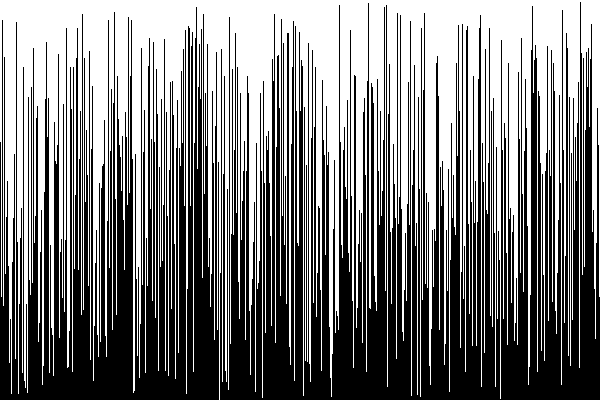
Frame 1 (no input)
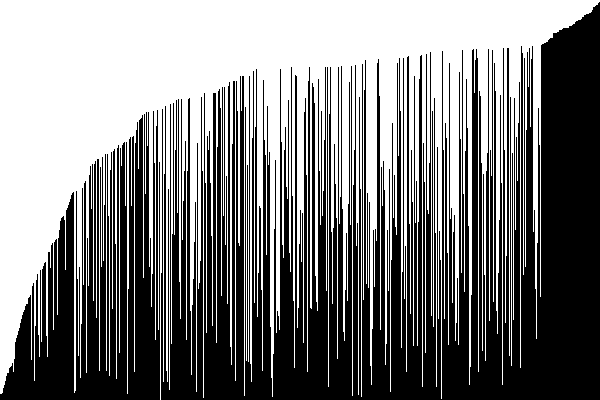
Frame 60 (the mouse pressed at the canvas centre just before this capture)
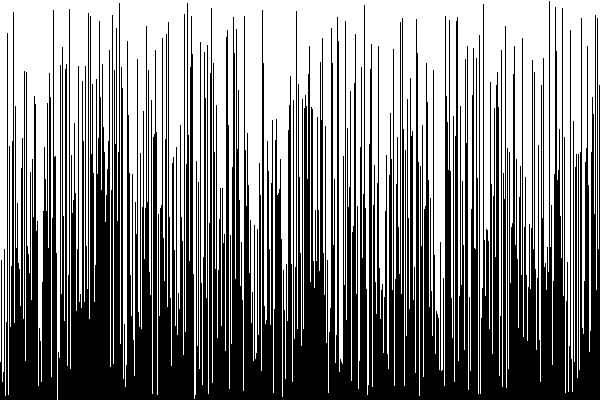
Frame 120 (the mouse held since frame 60 and released just before this capture)

The Processing sketch that drew these frames (run headless with seeded random() and noise(); from frame 60 on, the mouse is pressed at the canvas centre):

// Processing sketch: Visual_Array_Sorter
// ── Visual_Array_Sorter.pde
/* Copy the code into a new Processing sketch and complete then steps. */

//1. create an array of ints. don't initialize it yet.

int[] ints;
void setup() {
  //2. set the size of your window
  size(600, 400);

  //3. initialize your array with the built in width variable

  ints=new int[width];
  //4. initialize the ints in the array with random numbers
  //   from 0 to the built-in height variable, (int)random(height)

  randomizer();
  //5. call the noStroke() method
  noStroke();
}

void draw() {
  //6. set the background color with background(r, g, b);
  background(255, 255, 255);

  //7. set the color for your graph using the fill() method
  fill(0, 0, 0);

  //8. draw a rectangle for each int in your array.
  for (int i=0; i<ints.length; i++) {
    //   the x value will be the index of the int
    rect(i, height, 1, -ints[i]);
    //   the y value will the height variable
    //   the width is 1
    //   the height is the negative array value at the array index, e.g. -intArray[ i ]
  }

  //9. call the stepSort method

  stepSort(ints);
  //10. extract the code from step 4 that randomizes the array into a new method.
  //11. call the method you made in step 10 when the mouse is pressed using the mousePressed variable
  if (mousePressed) {
    randomizer();
  }
}

void randomizer() {
  for (int i=0; i<ints.length; i++) {
    ints[i]=(int)random(height);
  }
}  

void stepSort(int[] arr) {
  for (int i = 1; i < arr.length; i++) {
    if (arr[i - 1] > arr[i]) {
      int t = arr[i];
      arr[i] = arr[i - 1];
      arr[i - 1] = t;
    }
  }
}
